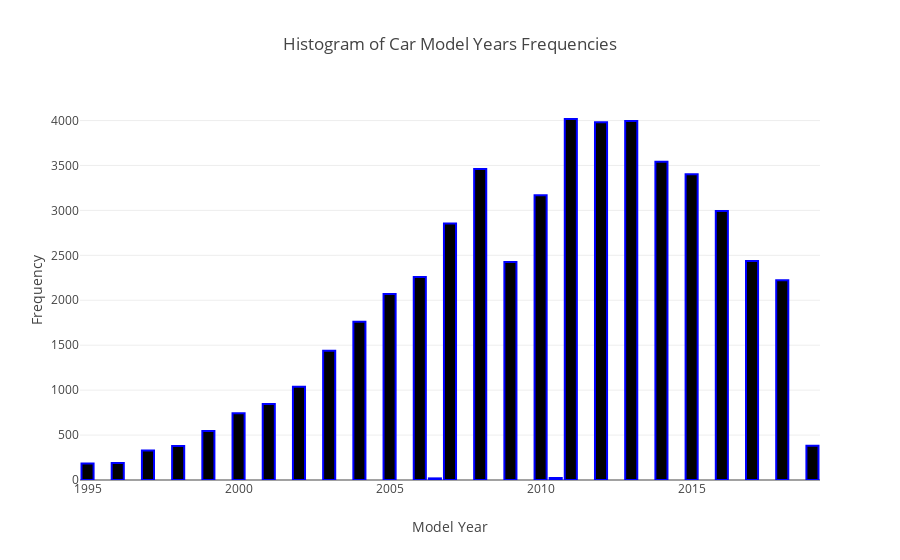

Notebook cell for this chart:
### Markdown cell above
Next, we investigate which model year cars are most popular.

### Code cell
hist_model_year = px.bar(model_year_order, x='model_year', y='count', 
             labels={'model_year': 'Model Year', 'count': 'Frequency'}, title='Histogram of Car Model Years Frequencies')
hist_model_year.update_traces(marker=dict(line=dict(width=2, color='Blue')))
hist_model_year.show()

### Figure 1 — Plotly figure (JSON) as saved in the notebook; plotly's stock layout.template omitted (floating-point values rounded to 4 significant figures)
{"data": [{"alignmentgroup": "True", "hovertemplate": "Model Year=%{x}<br>Frequency=%{y}<extra></extra>", "legendgroup": "", "marker": {"color": "#000001", "line": {"color": "Blue", "width": 2}, "pattern": {"shape": ""}}, "name": "", "offsetgroup": "", "orientation": "v", "showlegend": false, "textposition": "auto", "type": "bar", "x": [1995, 1996, 1997, 1998, 1999, 2000, 2001, 2002, 2003, 2004, 2005, 2006, 2006.0, 2007, 2008, 2009, 2010, 2010.0, 2011, 2012, 2013, 2014, 2015, 2016, 2017, 2018, 2019], "xaxis": "x", "y": [184, 189, 327, 378, 546, 744, 845, 1037, 1437, 1762, 2071, 2259, 18, 2854, 3462, 2426, 3168, 23, 4017, 3982, 3994, 3540, 3403, 2993, 2437, 2222, 380], "yaxis": "y"}], "layout": {"barmode": "relative", "legend": {"tracegroupgap": 0}, "title": {"text": "Histogram of Car Model Years Frequencies"}, "xaxis": {"anchor": "y", "domain": [0, 1], "title": {"text": "Model Year"}}, "yaxis": {"anchor": "x", "domain": [0, 1], "title": {"text": "Frequency"}}}}
